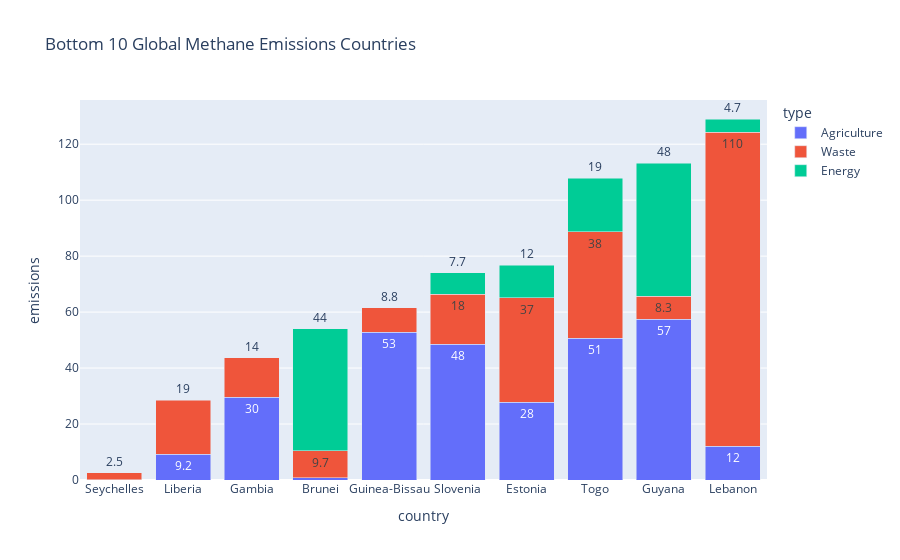

Source (notebook cell):
### Code cell
fig = px.bar(df_segment_total_bottom10, x='country', y='emissions',text='emissions',color="type",barmode="stack", title='Bottom 10 Global Methane Emissions Countries',category_orders={
        "country": ['Seychelles', 'Liberia', 'Gambia', 'Brunei', 'Guinea-Bissau','Slovenia','Estonia','Togo','Guyana','Lebanon']},hover_data=['region','baseYear'] 
    )
fig.update_traces(texttemplate='%{text:.2s}', textposition='outside')
fig.update_layout(uniformtext_minsize=3.5, uniformtext_mode='hide')
fig.show()

### Figure 1 — Plotly figure (JSON) as saved in the notebook; plotly's stock layout.template omitted (floating-point values rounded to 4 significant figures)
{"data": [{"alignmentgroup": "True", "customdata": [["Africa", "2019-2021"], ["Asia Pacific", "2019-2021"], ["Africa", "2019-2021"], ["Middle East", "2019-2021"], ["Europe", "2019-2021"], ["Africa", "2019-2021"], ["Europe", "2019-2021"], ["Africa", "2019-2021"], ["Africa", "2019-2021"], ["Central and South America", "2019-2021"]], "hovertemplate": "type=Agriculture<br>country=%{x}<br>emissions=%{text}<br>region=%{customdata[0]}<br>baseYear=%{customdata[1]}<extra></extra>", "legendgroup": "Agriculture", "marker": {"color": "#636efa", "pattern": {"shape": ""}}, "name": "Agriculture", "offsetgroup": "Agriculture", "orientation": "v", "showlegend": true, "text": [0.07872, 0.8412, 9.208, 12.07, 27.72, 29.57, 48.43, 50.74, 52.84, 57.4], "textposition": "outside", "texttemplate": "%{text:.2s}", "type": "bar", "x": ["Seychelles", "Brunei", "Liberia", "Lebanon", "Estonia", "Gambia", "Slovenia", "Togo", "Guinea-Bissau", "Guyana"], "xaxis": "x", "y": [0.07872, 0.8412, 9.208, 12.07, 27.72, 29.57, 48.43, 50.74, 52.84, 57.4], "yaxis": "y"}, {"alignmentgroup": "True", "customdata": [["Africa", "2019-2021"], ["Central and South America", "2019-2021"], ["Africa", "2019-2021"], ["Asia Pacific", "2019-2021"], ["Africa", "2019-2021"], ["Europe", "2019-2021"], ["Africa", "2019-2021"], ["Europe", "2019-2021"], ["Africa", "2019-2021"], ["Middle East", "2019-2021"]], "hovertemplate": "type=Waste<br>country=%{x}<br>emissions=%{text}<br>region=%{customdata[0]}<br>baseYear=%{customdata[1]}<extra></extra>", "legendgroup": "Waste", "marker": {"color": "#EF553B", "pattern": {"shape": ""}}, "name": "Waste", "offsetgroup": "Waste", "orientation": "v", "showlegend": true, "text": [2.491, 8.315, 8.759, 9.676, 14.09, 17.91, 19.37, 37.33, 37.9, 112.2], "textposition": "outside", "texttemplate": "%{text:.2s}", "type": "bar", "x": ["Seychelles", "Guyana", "Guinea-Bissau", "Brunei", "Gambia", "Slovenia", "Liberia", "Estonia", "Togo", "Lebanon"], "xaxis": "x", "y": [2.491, 8.315, 8.759, 9.676, 14.09, 17.91, 19.37, 37.33, 37.9, 112.2], "yaxis": "y"}, {"alignmentgroup": "True", "customdata": [["Middle East", "2022"], ["Europe", "2022"], ["Europe", "2022"], ["Africa", "2022"], ["Asia Pacific", "2022"], ["Central and South America", "2022"]], "hovertemplate": "type=Energy<br>country=%{x}<br>emissions=%{text}<br>region=%{customdata[0]}<br>baseYear=%{customdata[1]}<extra></extra>", "legendgroup": "Energy", "marker": {"color": "#00cc96", "pattern": {"shape": ""}}, "name": "Energy", "offsetgroup": "Energy", "orientation": "v", "showlegend": true, "text": [4.713, 7.727, 11.62, 19.23, 43.51, 47.57], "textposition": "outside", "texttemplate": "%{text:.2s}", "type": "bar", "x": ["Lebanon", "Slovenia", "Estonia", "Togo", "Brunei", "Guyana"], "xaxis": "x", "y": [4.713, 7.727, 11.62, 19.23, 43.51, 47.57], "yaxis": "y"}], "layout": {"barmode": "stack", "legend": {"title": {"text": "type"}, "tracegroupgap": 0}, "title": {"text": "Bottom 10 Global Methane Emissions Countries"}, "uniformtext": {"minsize": 3.5, "mode": "hide"}, "xaxis": {"anchor": "y", "categoryarray": ["Seychelles", "Liberia", "Gambia", "Brunei", "Guinea-Bissau", "Slovenia", "Estonia", "Togo", "Guyana", "Lebanon"], "categoryorder": "array", "domain": [0, 1], "title": {"text": "country"}}, "yaxis": {"anchor": "x", "domain": [0, 1], "title": {"text": "emissions"}}}}
